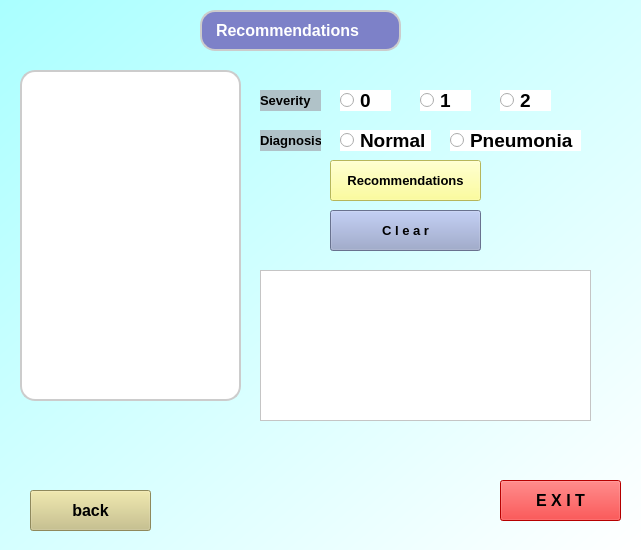
<?xml version="1.0" encoding="UTF-8"?>
<ui version="4.0">
 <class>Form</class>
 <widget class="QWidget" name="Form">
  <property name="geometry">
   <rect>
    <x>0</x>
    <y>0</y>
    <width>641</width>
    <height>550</height>
   </rect>
  </property>
  <property name="windowTitle">
   <string>Form</string>
  </property>
  <property name="styleSheet">
   <string notr="true">background-color:qlineargradient(spread:pad, x1:0, y1:0, x2:1, y2:1, stop:0 rgba(170, 255, 255, 255), stop:1 rgba(255, 255, 255, 255))</string>
  </property>
  <widget class="QLabel" name="label">
   <property name="geometry">
    <rect>
     <x>200</x>
     <y>10</y>
     <width>201</width>
     <height>41</height>
    </rect>
   </property>
   <property name="font">
    <font>
     <pointsize>-1</pointsize>
     <weight>75</weight>
     <bold>true</bold>
    </font>
   </property>
   <property name="styleSheet">
    <string notr="true">padding:2px,3px;
border: 2px solid #ccc; /* Add a border for the text field */
  border-radius: 15px; /* Adjust the border-radius to control the curve */
  padding: 10px; /* Add padding for better spacing */
  width: 200px; /* Adjust the width as needed */
  font-size: 16px;
color: rgb(255, 255, 255);
background-color: rgb(125, 129, 200);</string>
   </property>
   <property name="text">
    <string>Recommendations</string>
   </property>
  </widget>
  <widget class="QLabel" name="label_2">
   <property name="geometry">
    <rect>
     <x>20</x>
     <y>70</y>
     <width>221</width>
     <height>331</height>
    </rect>
   </property>
   <property name="styleSheet">
    <string notr="true">background-color: rgb(255, 255, 255);

padding:2px,3px;
border: 2px solid #ccc; /* Add a border for the text field */
  border-radius: 15px; /* Adjust the border-radius to control the curve */
  padding: 10px; /* Add padding for better spacing */
  width: 200px; /* Adjust the width as needed */
  font-size: 16px;</string>
   </property>
   <property name="text">
    <string/>
   </property>
   <property name="pixmap">
    <pixmap>:/newPrefix/recommendation.png</pixmap>
   </property>
   <property name="scaledContents">
    <bool>true</bool>
   </property>
  </widget>
  <widget class="QLabel" name="label_3">
   <property name="geometry">
    <rect>
     <x>260</x>
     <y>90</y>
     <width>61</width>
     <height>21</height>
    </rect>
   </property>
   <property name="font">
    <font>
     <pointsize>10</pointsize>
     <weight>75</weight>
     <bold>true</bold>
    </font>
   </property>
   <property name="styleSheet">
    <string notr="true">background-color: rgb(176, 194, 200);</string>
   </property>
   <property name="text">
    <string>Severity</string>
   </property>
  </widget>
  <widget class="QLabel" name="label_4">
   <property name="geometry">
    <rect>
     <x>260</x>
     <y>130</y>
     <width>61</width>
     <height>21</height>
    </rect>
   </property>
   <property name="font">
    <font>
     <pointsize>10</pointsize>
     <weight>75</weight>
     <bold>true</bold>
    </font>
   </property>
   <property name="styleSheet">
    <string notr="true">background-color: rgb(176, 194, 200);</string>
   </property>
   <property name="text">
    <string>Diagnosis</string>
   </property>
  </widget>
  <widget class="QPushButton" name="pushButton">
   <property name="geometry">
    <rect>
     <x>330</x>
     <y>160</y>
     <width>151</width>
     <height>41</height>
    </rect>
   </property>
   <property name="font">
    <font>
     <pointsize>10</pointsize>
     <weight>75</weight>
     <bold>true</bold>
    </font>
   </property>
   <property name="styleSheet">
    <string notr="true">background-color: rgb(255, 255, 127);</string>
   </property>
   <property name="text">
    <string>Recommendations</string>
   </property>
  </widget>
  <widget class="QPushButton" name="pushButton_3">
   <property name="geometry">
    <rect>
     <x>30</x>
     <y>490</y>
     <width>121</width>
     <height>41</height>
    </rect>
   </property>
   <property name="font">
    <font>
     <pointsize>12</pointsize>
     <weight>75</weight>
     <bold>true</bold>
    </font>
   </property>
   <property name="styleSheet">
    <string notr="true">background-color: rgb(200, 192, 129);</string>
   </property>
   <property name="text">
    <string>back</string>
   </property>
  </widget>
  <widget class="QPushButton" name="pushButton_4">
   <property name="geometry">
    <rect>
     <x>500</x>
     <y>480</y>
     <width>121</width>
     <height>41</height>
    </rect>
   </property>
   <property name="font">
    <font>
     <pointsize>12</pointsize>
     <weight>75</weight>
     <bold>true</bold>
    </font>
   </property>
   <property name="styleSheet">
    <string notr="true">background-color: rgb(255, 0, 0);</string>
   </property>
   <property name="text">
    <string>E X I T</string>
   </property>
  </widget>
  <widget class="QRadioButton" name="radioButton">
   <property name="geometry">
    <rect>
     <x>340</x>
     <y>90</y>
     <width>51</width>
     <height>21</height>
    </rect>
   </property>
   <property name="font">
    <font>
     <pointsize>14</pointsize>
     <weight>75</weight>
     <bold>true</bold>
    </font>
   </property>
   <property name="styleSheet">
    <string notr="true">background-color: rgb(255, 255, 255);</string>
   </property>
   <property name="text">
    <string>0</string>
   </property>
  </widget>
  <widget class="QRadioButton" name="radioButton_2">
   <property name="geometry">
    <rect>
     <x>420</x>
     <y>90</y>
     <width>51</width>
     <height>21</height>
    </rect>
   </property>
   <property name="font">
    <font>
     <pointsize>14</pointsize>
     <weight>75</weight>
     <bold>true</bold>
    </font>
   </property>
   <property name="styleSheet">
    <string notr="true">background-color: rgb(255, 255, 255);</string>
   </property>
   <property name="text">
    <string>1</string>
   </property>
  </widget>
  <widget class="QRadioButton" name="radioButton_3">
   <property name="geometry">
    <rect>
     <x>500</x>
     <y>90</y>
     <width>51</width>
     <height>21</height>
    </rect>
   </property>
   <property name="font">
    <font>
     <pointsize>14</pointsize>
     <weight>75</weight>
     <bold>true</bold>
    </font>
   </property>
   <property name="styleSheet">
    <string notr="true">background-color: rgb(255, 255, 255);</string>
   </property>
   <property name="text">
    <string>2</string>
   </property>
  </widget>
  <widget class="QRadioButton" name="radioButton_4">
   <property name="geometry">
    <rect>
     <x>340</x>
     <y>130</y>
     <width>91</width>
     <height>21</height>
    </rect>
   </property>
   <property name="font">
    <font>
     <pointsize>14</pointsize>
     <weight>75</weight>
     <bold>true</bold>
    </font>
   </property>
   <property name="styleSheet">
    <string notr="true">background-color: rgb(255, 255, 255);</string>
   </property>
   <property name="text">
    <string>Normal</string>
   </property>
  </widget>
  <widget class="QRadioButton" name="radioButton_5">
   <property name="geometry">
    <rect>
     <x>450</x>
     <y>130</y>
     <width>131</width>
     <height>21</height>
    </rect>
   </property>
   <property name="font">
    <font>
     <pointsize>14</pointsize>
     <weight>75</weight>
     <bold>true</bold>
    </font>
   </property>
   <property name="styleSheet">
    <string notr="true">background-color: rgb(255, 255, 255);</string>
   </property>
   <property name="text">
    <string>Pneumonia</string>
   </property>
  </widget>
  <widget class="QPlainTextEdit" name="plainTextEdit">
   <property name="geometry">
    <rect>
     <x>260</x>
     <y>270</y>
     <width>331</width>
     <height>151</height>
    </rect>
   </property>
   <property name="styleSheet">
    <string notr="true">background-color: rgb(255, 255, 255);</string>
   </property>
  </widget>
  <widget class="QPushButton" name="pushButton_2">
   <property name="geometry">
    <rect>
     <x>330</x>
     <y>210</y>
     <width>151</width>
     <height>41</height>
    </rect>
   </property>
   <property name="font">
    <font>
     <pointsize>10</pointsize>
     <weight>75</weight>
     <bold>true</bold>
    </font>
   </property>
   <property name="styleSheet">
    <string notr="true">background-color: rgb(147, 160, 200);</string>
   </property>
   <property name="text">
    <string>C l e a r</string>
   </property>
  </widget>
 </widget>
 <resources>
  <include location="recommendation.qrc"/>
 </resources>
 <connections/>
</ui>
